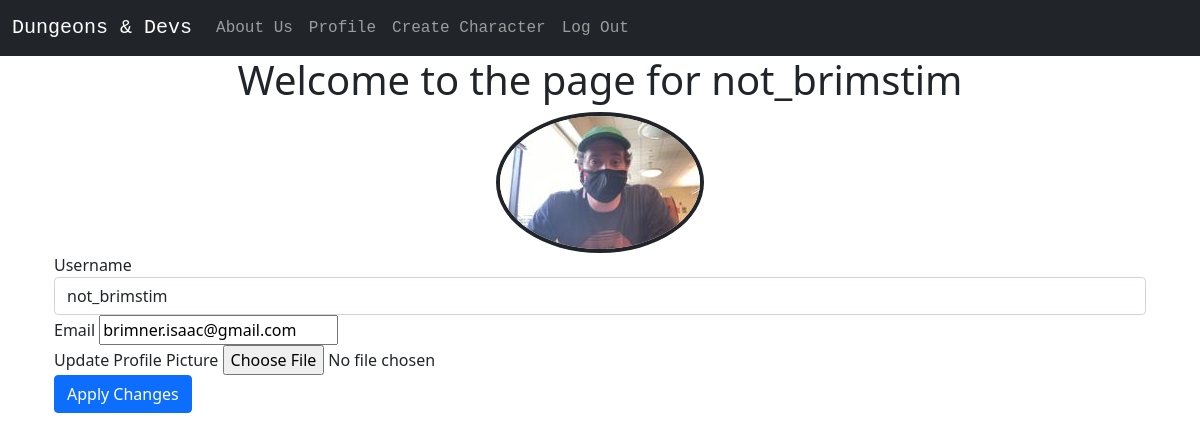
The app's page /account (signed in) with its own data.
### dungeons_and_devs/models.py (models this page shows, shortened)
class User(db.Model,UserMixin):#establishing TABLE DESIGN
    __tablename__ = 'users'
    id = db.Column(db.Integer,primary_key=True)
    profile_image = db.Column(db.String(64),nullable=False,default='default_profile.png')
    email = db.Column(db.String(64),unique=True,index=True)
    username = db.Column(db.String(64),unique=True,index=True)
    password_hash = db.Column(db.String(128))
    characters = db.relationship('Character',backref='owner',lazy=True)#specifies that an Owner of a Character is a User Model/Table

### dungeons_and_devs/users/views.py (the view)
@users.route("/account",methods=['GET','POST'])
@login_required
def account():
    form = UpdateUserForm()
    if form.validate_on_submit():
        print(form)
        if form.picture.data:
            username = current_user.username
            pic = add_profile_pic(form.picture.data,username)
            current_user.profile_image = pic
        current_user.username = form.username.data
        current_user.email = form.email.data
        db.session.commit()
        flash('User Account Updated')
        return redirect(url_for('users.account'))
    elif request.method == 'GET':
        form.username.data = current_user.username
        form.email.data = current_user.email
    profile_image = url_for('static', filename='profile_pics/' + current_user.profile_image)
    return render_template('account.html', profile_image=profile_image, form=form)

### dungeons_and_devs/users/forms.py (shortened to what this page needs)
class UpdateUserForm(FlaskForm):
    email = StringField('Email',validators=[DataRequired(),Email()])
    username = StringField('Username',validators=[DataRequired()])
    picture = FileField('Update Profile Picture',validators=[FileAllowed(['jpg','png'])])
    submit = SubmitField('Apply Changes')

### dungeons_and_devs/models.py (called while the page is built)
@login_manager.user_loader#allows for user authentication in templates(html pages)
def load_user(user_id):
    return User.query.get(user_id)

### dungeons_and_devs/templates/account.html (shortened to what this page needs)
{% extends "base.html" %}
{% block content %}
  <div class="jumbotron">
    <div align='center'>
      <h1>Welcome to the page for {{current_user.username}}</h1>
      <img class="rounded-circle border border-dark border-4" align='center' src="{{ url_for('static', filename='profile_pics/' + current_user.profile_image) }}">
    </div>
  </div>
  <div class="container">
    <form method="POST" action=" " enctype="multipart/form-data">
      <div class="form-group">
        {{form.username.label(class='form-group')}}
        {{form.username(class='form-control')}}
      </div>
      <div class="form-group">
        {{form.email.label(class='form-group')}}
        {{form.email(class='form-group')}}
      </div>
      <div class="form-group">
        {{form.picture.label(class='form-group')}}
        {{form.picture(class='form-group')}}
      </div>
      <div class="form-group">
        {{form.submit(class='btn btn-primary')}}
      </div>
    </form>
  </div>
{% endblock %}

### dungeons_and_devs/templates/style.css (style rules this page uses)
body { background-color: rgb(191, 214, 255); }

### records on screen
User: username "not_brimstim", profile_image (picture), email "brimner.isaac@gmail.com"
